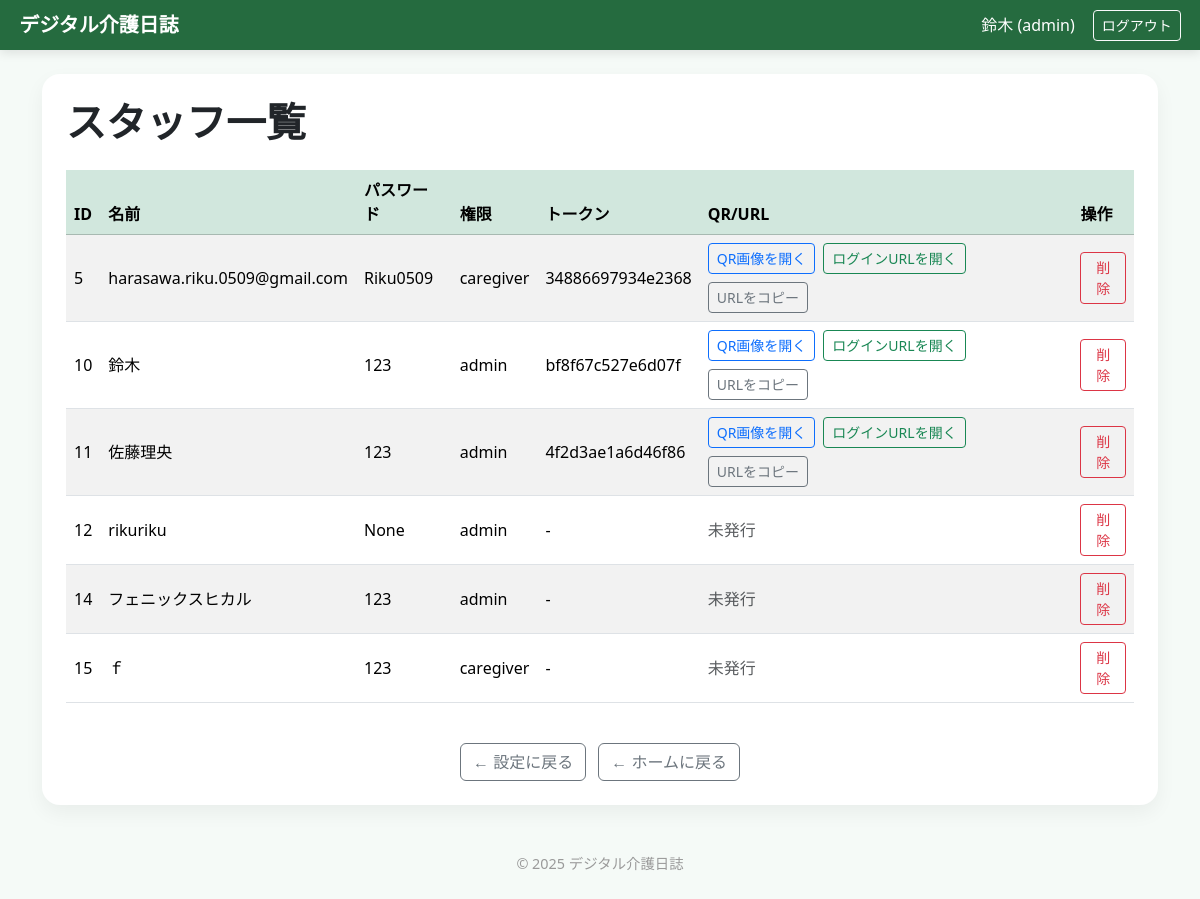
Before: /staff_list (signed in) with the older database file.
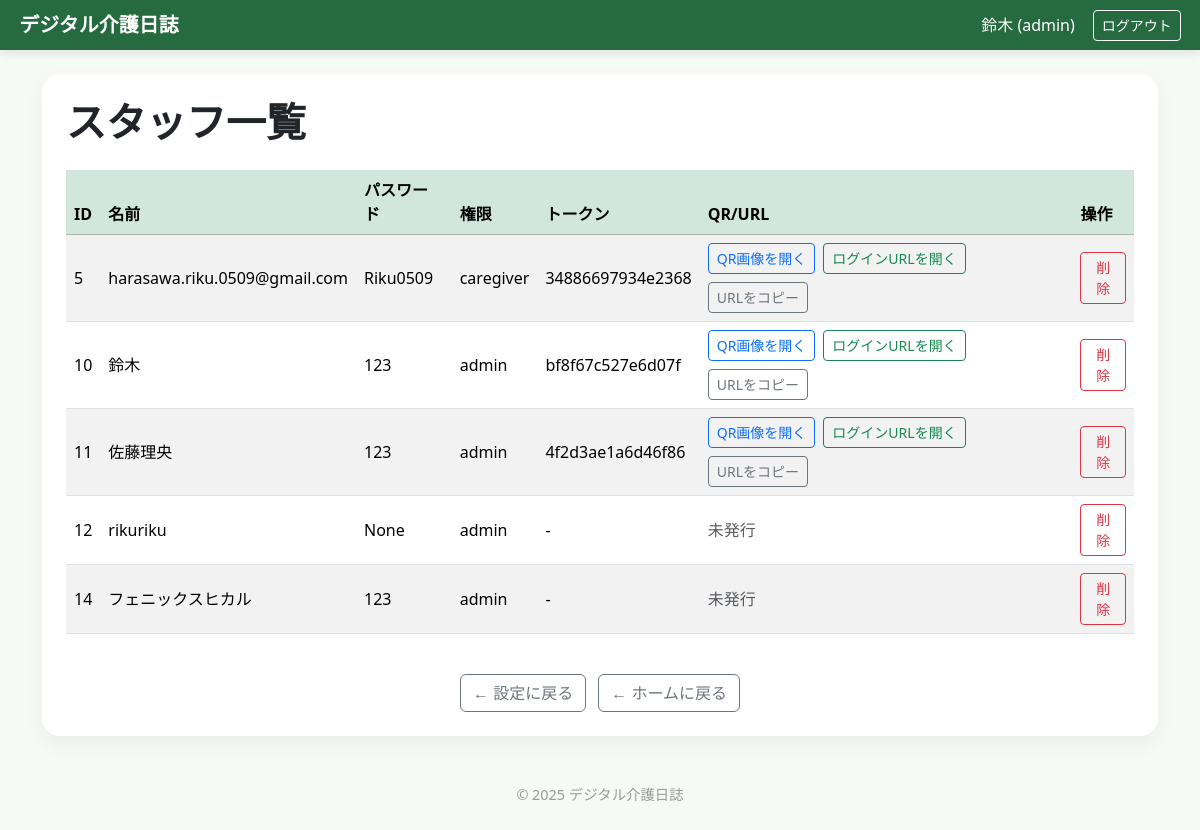
After: the same page with the newer database file.
### tables this page shows
CREATE TABLE staff (
                    id INTEGER PRIMARY KEY AUTOINCREMENT,
                    name TEXT,
                    role TEXT,
                    login_token TEXT
                , email TEXT, password TEXT);

### app.py (the view)
@app.get("/staff_list")
@admin_required
def staff_list():
    with get_connection() as conn:
        c = conn.cursor()
        c.execute("SELECT id, name, password, role, login_token FROM staff ORDER BY id")
        staff = c.fetchall()
    return render_template("staff_list.html", staff_list=staff)

### app.py (called while the page is built)
def get_locale():
    lang = session.get("lang")
    if lang in app.config["LANGUAGES"]:
        return lang
    return request.accept_languages.best_match(app.config["LANGUAGES"]) or "ja"

def _t(key, **kwargs):
    s = TRANSLATIONS.get(get_locale(), {}).get(key, key)
    if kwargs:
        try: s = s % kwargs
        except Exception: pass
    return s

def dict_factory(cursor, row):
    return {col[0]: row[idx] for idx, col in enumerate(cursor.description)}

def get_connection():
    conn = sqlite3.connect(DB_PATH, timeout=10, check_same_thread=False)
    conn.row_factory = dict_factory
    conn.execute("PRAGMA foreign_keys=ON;")
    conn.execute("PRAGMA journal_mode=WAL;")
    conn.execute("PRAGMA synchronous=NORMAL;")
    return conn

def admin_required(f):
    @wraps(f)
    def w(*a, **kw):
        if session.get("staff_role") != "admin":
            return _("管理者権限が必要です。"), 403
        return f(*a, **kw)
    return w

### templates/staff_list.html (shortened to what this page needs)
{% extends "base.html" %}
{% block content %}
<h1 class="fw-bold mb-4">スタッフ一覧</h1>
<div class="table-responsive">
  <table class="table table-striped align-middle">
    <thead class="table-success">
      <tr>
        <th>ID</th><th>名前</th><th>パスワード</th><th>権限</th><th>トークン</th>
        <th>QR/URL</th>
        <th>操作</th>
      </tr>
    </thead>
    <tbody>
      {% for s in staff_list %}
      <tr>
        <td>{{ s.id }}</td>
        <td>{{ s.name }}</td>
        <td>{{ s.password }}</td>
        <td>{{ s.role }}</td>
        <td>{{ s.login_token if s.login_token else "-" }}</td>
        <td>
          {% if s.login_token %}
            {% set host = request.host.split(':')[0] %}
            {% set login_url = 'http://' ~ host ~ ':5000/login/' ~ s.login_token %}
            <div class="d-flex flex-wrap gap-2">
              <a class="btn btn-sm btn-outline-primary" target="_blank" href="{{ url_for('qr_png', token=s.login_token) }}">
                QR画像を開く
              </a>
              <a class="btn btn-sm btn-outline-success" target="_blank" href="{{ login_url }}">
                ログインURLを開く
              </a>
              <button class="btn btn-sm btn-outline-secondary" type="button"
                      onclick="copyToClipboard('{{ login_url }}', this)">
                URLをコピー
              </button>
            </div>
          {% else %}
            <span class="text-muted">未発行</span>
          {% endif %}
        </td>
        <td>
          <a class="btn btn-sm btn-outline-danger"
             href="{{ url_for('delete_staff', sid=s.id) }}"
             onclick="return confirm('削除しますか？');">削除</a>
        </td>
      </tr>
      {% else %}
      <tr><td colspan="7" class="text-center text-muted py-3">スタッフがいません。</td></tr>
      {% endfor %}
    </tbody>
  </table>
</div>
<div class="text-center mt-4">
  <a href="{{ url_for('admin_page') }}" class="btn btn-outline-secondary">← 設定に戻る</a>
  <a href="{{ url_for('home') }}" class="btn btn-outline-secondary ms-2">← ホームに戻る</a>
</div>
{% endblock %}

### templates/base.html (shortened to what this page needs)
<!doctype html>
<html lang="ja">
  <head>
    <link href="https://cdn.jsdelivr.net/npm/bootstrap@5.3.2/dist/css/bootstrap.min.css" rel="stylesheet">
  </head>
  <body class="main-wrap">
    <nav class="navbar app-bar d-flex justify-content-between align-items-center">
      <a href="{{ url_for('home') }}" class="brand">{{ _("デジタル介護日誌") }}</a>
      <div class="translate-wrap">
        {% if session.get("staff_name") %}
          <span>{{ session.get("staff_name") }} ({{ session.get("staff_role") }})</span>
          <a href="{{ url_for('logout') }}" class="btn btn-outline-light btn-sm ms-2">{{ _("ログアウト") }}</a>
        {% else %}
          <a href="{{ url_for('staff_login') }}" class="btn btn-outline-light btn-sm">{{ _("ログイン") }}</a>
        {% endif %}
      </div>
    </nav>
    <main class="container py-4">
      <div class="page-card p-4">
        {% block content %}{% endblock %}
      </div>
    </main>
    <footer>&copy; 2025 デジタル介護日誌</footer>
  </body>
</html>

### templates/base.html (style rules this page uses)
body.main-wrap { background:#f5faf7;min-height:100vh;font-family:"Segoe UI",system-ui,sans-serif }
.app-bar { background:#256b3f;color:#fff;padding:.6rem 1.2rem;box-shadow:0 3px 10px rgba(0,0,0,.1) }
.app-bar a { color:#fff;text-decoration:none }
.brand { font-weight:700;font-size:1.25rem }
.page-card { border:none;border-radius:18px;box-shadow:0 8px 20px rgba(0,0,0,.05);background:#fff }
footer { text-align:center;color:#9a9a9a;padding:1.5rem 0;font-size:.9rem }
.translate-wrap { display:flex;align-items:center;gap:10px }

Changed rows visible on the page:
removed staff: id "15", name "ｆ", password "123", role "caregiver", login_token "-", shows "未発行"
